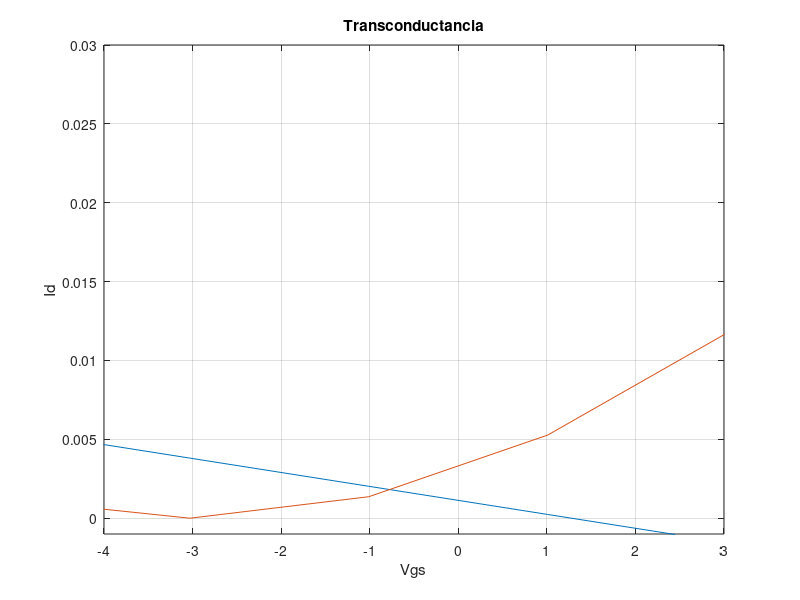

Source code (MATLAB):
clc;clear all;close all

Vgs = linspace(-100, 100);Id_ss =0.003; R2=500000;R1 = 4968750;Vdd = 14;Vg = (R2*Vdd)/(R1+R2);
Rs =1131.040652; Vp =-3.1;

Id = (Vg/Rs)-(1/Rs)*Vgs;
plot(Vgs,Id);hold on

Id_2 = Id_ss*((1-(Vgs/Vp)).^(2));plot(Vgs,Id_2);grid on ;ylim([-0.001 0.03]);xlim([-4 3]);title('Transconductancia');
xlabel('Vgs');ylabel('Id');
